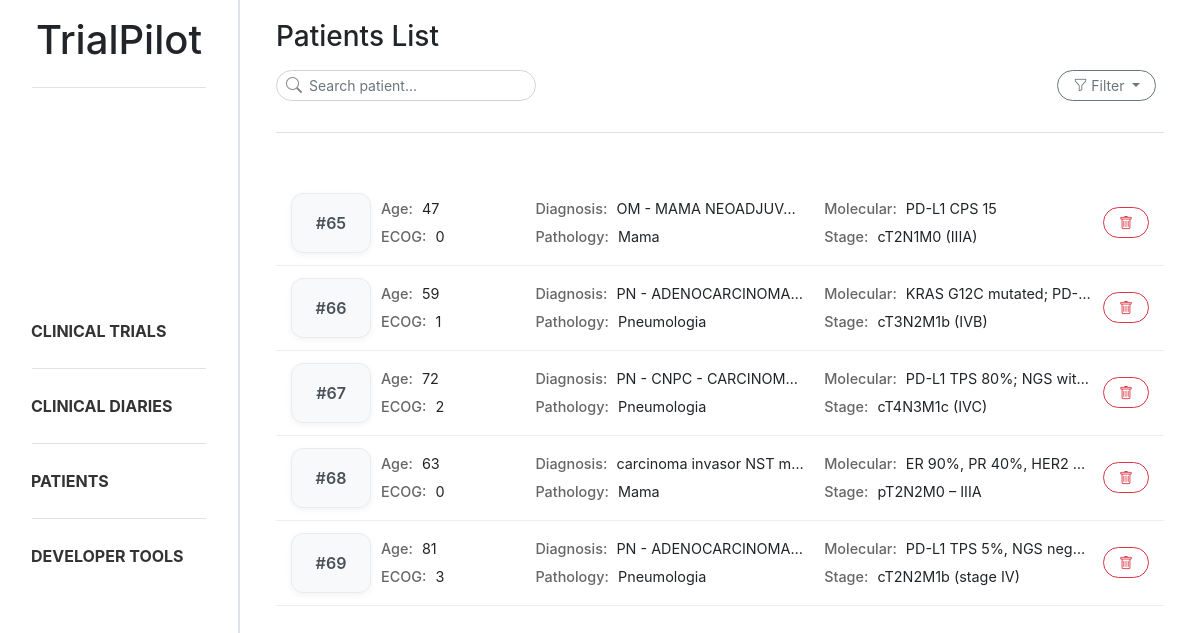
The app's page /patients/ with its own data.
### trialpilot/models.py (models this page shows, shortened)
class Patient_profile(models.Model):
    class pathologyGroupType(models.TextChoices):
        CABECAPESCOCO = "cabeca_pescoco", "Cabeça e Pescoço"
        DERMATOLOGIA = "dermatologia", "Dermatologia"
        DIGESTIVO = "digestivo", "Digestivo"
        GINECOLOGIA = "ginecologia", "Ginecologia"
        MAMA = "mama", "Mama"
        ONCOLOGIA_PEDIATRICA = "oncologia_pediatrica", "Oncologia Pediátrica"
        PELE = "pele", "Pele"
        PNEUMOLOGIA = "pneumologia", "Pneumologia"
        SNC = "snc", "Tumores do Sistema Nervoso Central"
        TNE = "tne", "Tumores Neuroendócrinos"
    document = models.ForeignKey(Document, on_delete=models.CASCADE, related_name="patient_profiles")
    age = models.IntegerField(null=True, blank=True)
    ecog_ps = models.IntegerField(null=True, blank=True)
    diagnosis = models.CharField(max_length=255, null=True, blank=True)
    diagnosis_date = models.DateField(null=True, blank=True)
    molecular_status = models.CharField(max_length=255, null=True, blank=True)
    stage = models.CharField(max_length=50, null=True, blank=True)
    control = models.CharField(max_length=255, null=True, blank=True)
    created_at = models.DateTimeField(auto_now_add=True)
    pathology_group = models.CharField(max_length=255, null=True, blank=True, choices=pathologyGroupType.choices)

### trialpilot/views.py (the view, shortened to what this page needs)
# urls.py: path('patients/', patient_list, name='patient_list'),
def patient_list(request):
    search = request.GET.get("search", "").strip()
    stage = request.GET.get("stage", "").strip()
    molecular_status = request.GET.get("molecular_status", "").strip()
    patients = Patient_profile.objects.all()
    if stage:
        patients = patients.filter(stage__icontains=stage)
    if molecular_status:
        patients = patients.filter(molecular_status__icontains=molecular_status)
    patient_data = []
    for patient in patients:
        treatments = Treatment.objects.filter(patient=patient)
        analysis_obj = Analysis.objects.filter(patient=patient).first()
        patient.json_analysis = json.dumps(serialize_analysis(analysis_obj))
        patient_data.append((patient, treatments))
    return render(request, 'trialpilot/patient_list.html', {
        'patient_data': patient_data,
        'search': search,
        'stage': stage,
        'molecular_status': molecular_status,
    })

### trialpilot/templates/trialpilot/patient_list.html (shortened to what this page needs)
{% extends "trialpilot/base.html" %}
{% block content %}
<div class="d-flex flex-column mb-4 ml-3 mr-3">
    <h3 class="mb-3">Patients List</h3>
    <div class="d-flex justify-content-between align-items-center mb-3">
        <form method="GET">
            <div class="position-relative" style="width:260px">
                <i class="bi bi-search position-absolute"
                    style="left:10px; top:50%; transform:translateY(-50%); color:#888;"></i>
                <input type="text" name="search" class="form-control form-control-sm rounded-ui"
                    style="padding-left: 32px;" placeholder="Search patient...">
            </div>
        </form>
        <div class="dropdown" style="margin-right: 0.5rem;">
            <button class="btn btn-outline-secondary btn-sm rounded-ui dropdown-toggle" type="button"
                data-bs-toggle="dropdown" aria-expanded="false">
                <i class="bi bi-funnel"></i>
                Filter
            </button>
        </div>
    </div>
    <div class="sidebar-divider mb-4"></div>
</div>
<div class="patient-list ml-3 mr-3">
    {% for patient, treatments in patient_data %}
    <div class="patient-card patient-card-trigger" data-id="{{ patient.id }}" data-age="{{ patient.age }}"
        data-ecog="{{ patient.ecog_ps }}" data-diagnosis="{{ patient.diagnosis }}"
        data-date="{{ patient.diagnosis_date }}" data-molecular="{{ patient.molecular_status }}"
        data-stage="{{ patient.stage }}" data-pathology_group="{{ patient.get_pathology_group_display }}" data-control="{{ patient.control }}" data-treatments='[
        {% for t in treatments %}
            {
                "name": "{{ t.treatment_name|escapejs }}",
                "start": "{{ t.start_date }}",
                "end": "{{ t.end_date|default:"Ongoing" }}"
            }{% if not forloop.last %},{% endif %}
        {% endfor %}
     ]' data-analysis='{{ patient.json_analysis|safe }}'>
        <div class="patient-layout">
            <div class="patient-id">
                #{{ patient.id }}
            </div>
            <div class="patient-grid">
                <div><strong>Age:</strong> {{ patient.age }}</div>
                <div><strong>Diagnosis:</strong> {{ patient.diagnosis }}</div>
                <div><strong>Molecular:</strong> {{ patient.molecular_status }}</div>
                <div><strong>ECOG:</strong> {{ patient.ecog_ps }}</div>
                <div><strong>Pathology:</strong> {{ patient.get_pathology_group_display }}</div>
                <div><strong>Stage:</strong> {{ patient.stage }}</div>
            </div>
            <div class="patient-actions">
                <button class="btn btn-outline-danger btn-sm reset-btn rounded-ui"
                    data-document-id="{{ patient.document.id }}" data-patient-id="{{ patient.id }}">
                    <i class="bi bi-trash"></i>
                </button>
            </div>
        </div>
    </div>
    {% endfor %}
</div>
{% endblock %}

### static/css/style.css (style rules this page uses)
body { overflow-x: hidden; }
html, body { height: 100%; }
.sidebar-divider { height: 1px; background-color: #dee2e6; margin-bottom: 15px; margin-top: 15px; }
.rounded-ui { border-radius: 1rem !important; padding-left: 15px; padding-right: 15px; }
.patient-card { padding: 12px 15px; border-bottom: 1px solid #eee; transition: all 0.15s ease; cursor: pointer; }
.patient-actions { display: flex; align-items: center; justify-content: center; }
.patient-grid { display: grid; grid-template-columns: 1fr 2fr 2fr; grid-template-rows: auto auto; gap: 6px 20px; font-size: 0.9rem; }
.patient-grid div { overflow: hidden; white-space: nowrap; text-overflow: ellipsis; }
.patient-grid strong { color: #666; font-weight: 500; margin-right: 5px; }
.patient-layout { display: grid; grid-template-columns: 80px 1fr auto; align-items: center; gap: 10px; }
.patient-id { display: flex; align-items: center; justify-content: center; font-weight: 600; color: #495057; background: #f8f9fa; border: 1px solid #e9ecef; border-radius: 12px; height: 100%; min-height: 60px; box-shadow: 0 2px 6px rgba(0, 0, 0, 0.05); }

### records on screen
Patient_profile: id "65", age "47", diagnosis "OM - MAMA NEOADJUV…", molecular_status "PD-L1 CPS 15", ecog_ps "0", pathology_group "Mama", stage "cT2N1M0 (IIIA)"
Patient_profile: id "66", age "59", diagnosis "PN - ADENOCARCINOMA…", molecular_status "KRAS G12C mutated; PD-…", ecog_ps "1", pathology_group "Pneumologia", stage "cT3N2M1b (IVB)"
Patient_profile: id "67", age "72", diagnosis "PN - CNPC - CARCINOM…", molecular_status "PD-L1 TPS 80%; NGS wit…", ecog_ps "2", pathology_group "Pneumologia", stage "cT4N3M1c (IVC)"
Patient_profile: id "68", age "63", diagnosis "carcinoma invasor NST m…", molecular_status "ER 90%, PR 40%, HER2…", ecog_ps "0", pathology_group "Mama", stage "pT2N2M0 – IIIA"
Patient_profile: id "69", age "81", diagnosis "PN - ADENOCARCINOMA…", molecular_status "PD-L1 TPS 5%, NGS nega…", ecog_ps "3", pathology_group "Pneumologia", stage "cT2N2M1b (stage IV)"
